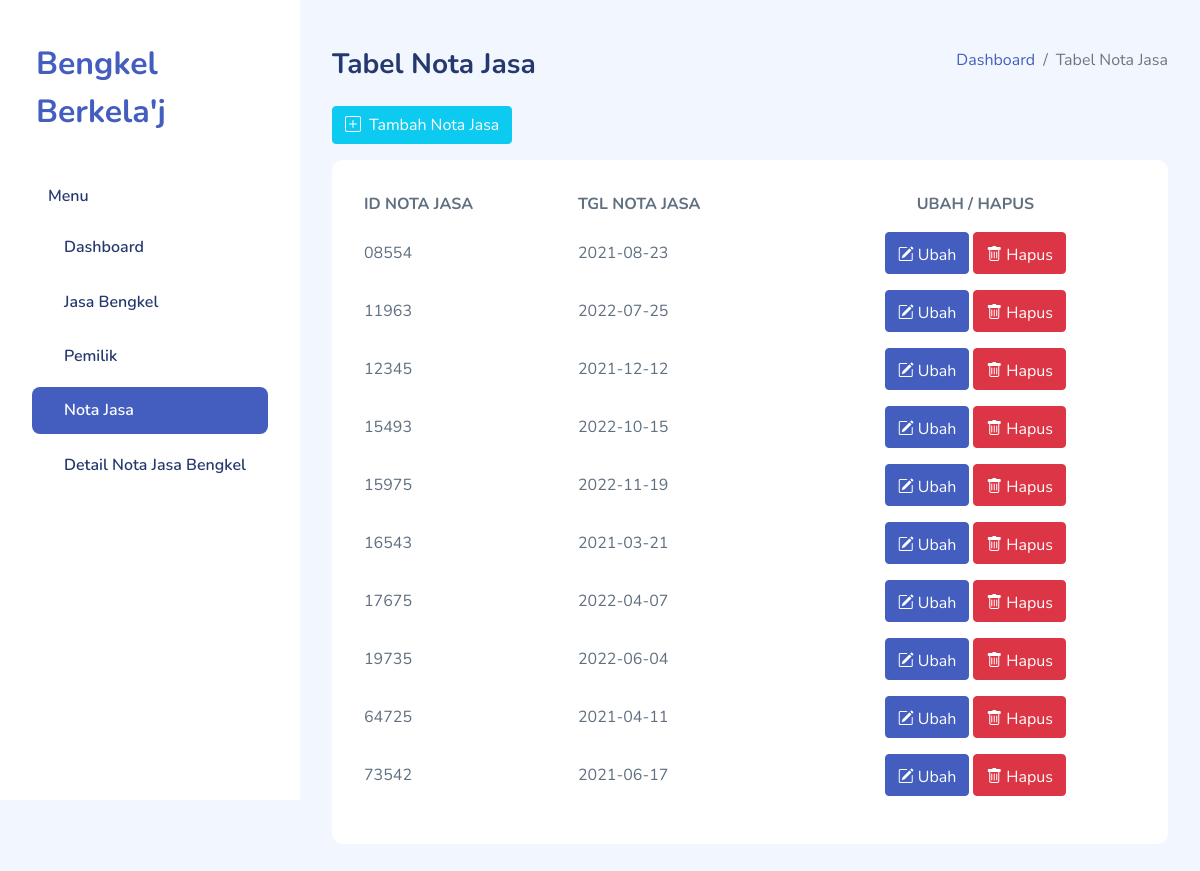
/tabel-notajasa.php, run on the app's committed database.
### tables this page shows
CREATE TABLE nota_jasa(
id_nota_jasa VARCHAR(5),
tgl_nota_jasa DATE,
CONSTRAINT nota_jasa_id_nota_jasa_pk PRIMARY KEY (id_nota_jasa)
);

### DB.php (called while the page is built, shortened)
<?php
class db{
    function __construct(){
        $dbname = "bengkel";
        $host = "localhost";
        $uname = "root";
        $pass = "";
        $this->db = new PDO("mysql:host=$host;dbname=$dbname", $uname, $pass);
	}
}
?>

### notajasa.php (called while the page is built, shortened)
<?php
require_once 'db.php';
class notajasa extends db {
    function show(){
        $data = $this->db->prepare("SELECT * FROM nota_jasa");
        try {
            $data->execute();
            $result = $data->fetchAll();
        } catch (PDOException $e) {
            print_r($e->getMessage());
        }
        return $result;
    }
}
?>

### tabel-notajasa.php (the view, shortened to what this page needs)
<?php
require_once 'notajasa.php';
$notajasa = new notajasa;
?>
<!DOCTYPE html>
<html lang="en">
<head>
    <link rel="stylesheet" href="assets/css/bootstrap.css">
    <link rel="stylesheet" href="assets/vendors/iconly/bold.css">
    <link rel="stylesheet" href="assets/vendors/perfect-scrollbar/perfect-scrollbar.css">
    <link rel="stylesheet" href="assets/vendors/bootstrap-icons/bootstrap-icons.css">
    <link rel="stylesheet" href="assets/css/app.css">
</head>
<body>
    <div id="app">
    <div class="sidebar-wrapper active">
                <div class="sidebar-header">
                    <div class="d-flex justify-content-between">
                        <a href="index.php" class="mt-2 ms-1">Bengkel Berkela'j</a>
                    </div>
                </div>
                <div class="sidebar-menu">
                    <ul class="menu" id="menu">
                        <li class="sidebar-title">Menu</li>
                        <li class="sidebar-item">
                            <a href="index.php" class='sidebar-link'>
                                <span>Dashboard</span>
                            </a>
                        </li>
                        <li class="sidebar-item">
                            <a href="tabel-jasabengkel.php" class='sidebar-link'>
                                <span>Jasa Bengkel</span>
                            </a>
                        </li>
                        <li class="sidebar-item">
                            <a href="tabel-pemilik.php" class='sidebar-link'>
                                <span>Pemilik</span>
                            </a>
                        </li>
                        <li class="sidebar-item active">
                            <a href="tabel-notajasa.php" class='sidebar-link'>
                                <span>Nota Jasa</span>
                            </a>
                        </li>
                        <li class="sidebar-item">
                            <a href="tabel-detailnotajasabengkel.php" class='sidebar-link'>
                                <span>Detail Nota Jasa Bengkel</span>
                            </a>
                        </li>
                    </ul>
                </div>
            </div>
        </div>
        <div id="main">
            <div class="page-heading">
                <div class="page-title">
                    <div class="row">
                        <div class="col-12 col-md-6 order-md-1 order-last">
                            <h3>Tabel Nota Jasa</h3>
                            <button type="button" class="btn btn-info mb-3 mt-4 d-flex justify-content-center" data-bs-toggle="modal" data-bs-target="#tambah">
                                <span class="bi bi-plus-square me-2" style="padding-top: 2px;"></span>Tambah Nota Jasa
                            </button>
                        </div>
                        <div class="col-12 col-md-6 order-md-2 order-first">
                            <nav aria-label="breadcrumb" class="breadcrumb-header float-start float-lg-end">
                                <ol class="breadcrumb">
                                    <li class="breadcrumb-item"><a href="index.php">Dashboard</a></li>
                                    <li class="breadcrumb-item active" aria-current="page">Tabel Nota Jasa</li>
                                </ol>
                            </nav>
                        </div>
                    </div>
                </div>
                <section class="section">
                    <div class="card">
                        <div class="card-body">
                            <table class="table table-hover table-borderless">
                                <thead>
                                    <tr>
                                        <th scope="col">ID NOTA JASA</th>
                                        <th scope="col">TGL NOTA JASA</th>
                                        <th scope="col" class="text-center">UBAH / HAPUS</th>
                                    </tr>
                                </thead>
                                <tbody>
                                    <?php foreach ($notajasa->show() as $nj) : ?>
                                        <tr>
                                            <td scope="col"><?= $nj['id_nota_jasa'] ?></td>
                                            <td scope="col"><?= $nj['tgl_nota_jasa'] ?></td>
                                            <td class="d-flex justify-content-center">
                                            <button type="button" class="btn btn-primary me-1 d-flex" data-bs-toggle="modal" data-bs-target="#update<?=$nj['id_nota_jasa']?>">
                                                   <li class="bi bi-pencil-square me-1" style="list-style-type: none; padding-top: 6px"></li>
                                                   <div style="padding-top: 4px">Ubah</div>
                                            </button>
                                            <button type="button" class="btn btn-danger d-flex" data-bs-toggle="modal" data-bs-target="#delete<?=$nj['id_nota_jasa']?>">
                                                   <li class="bi bi-trash me-1" style="list-style-type: none; padding-top: 6px"></li>
                                                   <div style="padding-top: 4px">Hapus</div>
                                            </button>
                                            </td>
                                        </tr>
                                    <?php endforeach; ?>
                                </tbody>
                            </table>
                        </div>
                    </div>
                </section>
            </div>
        </div>
</body>
</html>

### assets/css/app.css (style rules this page uses)
.btn.btn-danger,.btn.btn-info,.btn.btn-primary,.btn.btn-secondary,.btn.btn-success,.btn.btn-warning { color:#fff }
.card { margin-bottom:2.2rem;border:none }
.card .card-body { padding:1.5rem }
.sidebar-wrapper { width:300px;height:100vh;position:fixed;top:0;z-index:10;overflow-y:auto;background-color:#fff;bottom:0;transition:left .5s ease-out }
.sidebar-wrapper .sidebar-header { padding:2rem 2rem 1rem;font-size:2rem;font-weight:700 }
.sidebar-wrapper .menu { margin-top:2rem;padding:0 2rem;font-weight:600 }
.sidebar-wrapper .menu .sidebar-title { padding:0 1rem;margin:1.5rem 0 1rem;font-size:1rem;list-style:none;font-weight:600;color:#25396f }
.sidebar-wrapper .menu .sidebar-link { display:block;padding:.7rem 1rem;font-size:1rem;display:flex;align-items:center;border-radius:.5rem;transition:all .5s;text-decoration:none;color:#25396f }
.sidebar-wrapper .menu .sidebar-link span { margin-left:1rem }
.sidebar-wrapper .menu .sidebar-item { list-style:none;margin-top:.5rem;position:relative }
.sidebar-wrapper .menu .sidebar-item.active .sidebar-link { background-color:#435ebe }
.sidebar-wrapper .menu .sidebar-item.active .sidebar-link span { color:#fff }
.dataTable-table td,.dataTable-table thead th,.table td,.table thead th { vertical-align:middle }
.bi { width:1rem;height:1rem }
#main { margin-left:300px;padding:2rem }
.page-heading { margin:0 0 2rem }
.page-heading h3 { font-weight:700 }
a { text-decoration:none }

### data on the page
nota_jasa: id_nota_jasa "08554", tgl_nota_jasa "2021-08-23"
nota_jasa: id_nota_jasa "11963", tgl_nota_jasa "2022-07-25"
nota_jasa: id_nota_jasa "12345", tgl_nota_jasa "2021-12-12"
nota_jasa: id_nota_jasa "15493", tgl_nota_jasa "2022-10-15"
nota_jasa: id_nota_jasa "15975", tgl_nota_jasa "2022-11-19"
nota_jasa: id_nota_jasa "16543", tgl_nota_jasa "2021-03-21"
nota_jasa: id_nota_jasa "17675", tgl_nota_jasa "2022-04-07"
nota_jasa: id_nota_jasa "19735", tgl_nota_jasa "2022-06-04"
nota_jasa: id_nota_jasa "64725", tgl_nota_jasa "2021-04-11"
nota_jasa: id_nota_jasa "73542", tgl_nota_jasa "2021-06-17"
